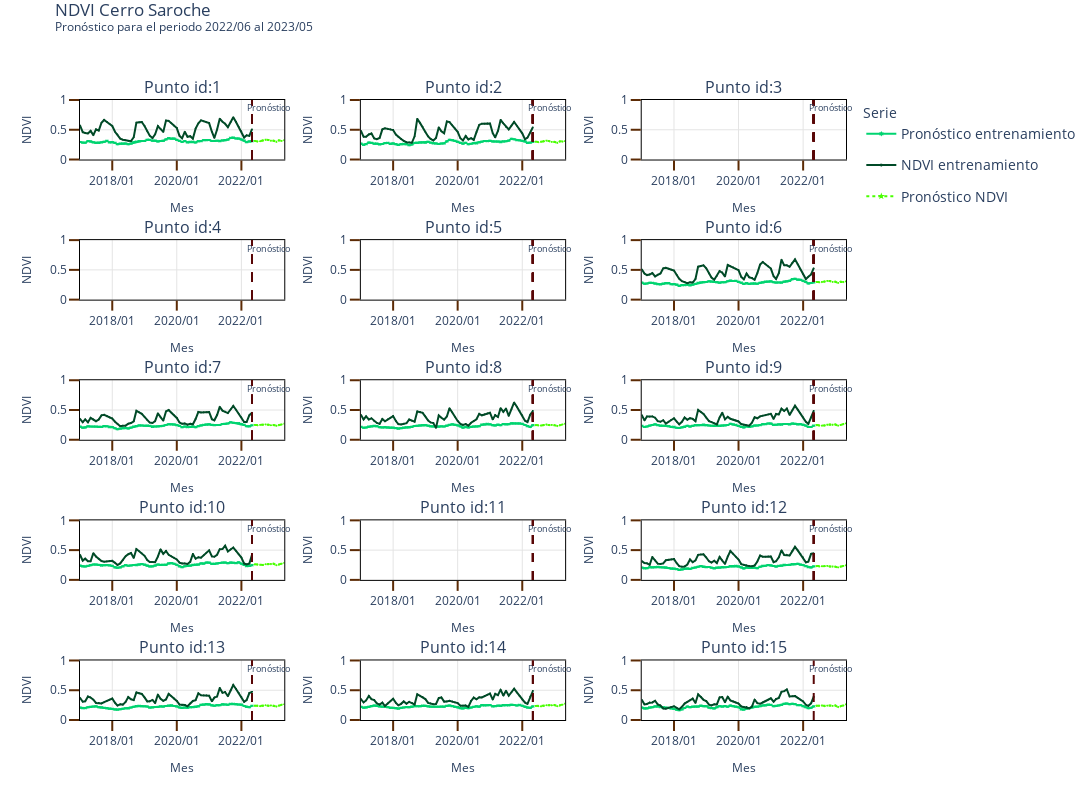

This figure's notebook cell:
### Code cell
rows=5
cols=3

list_id = list(range(1,16)) 

column_titles = list(map(lambda x: 'Punto id:' + str(int(x)), list_id))

fig = make_subplots(rows=rows,
                    cols=cols,
                    subplot_titles=column_titles,
                    horizontal_spacing=0.1,
                    vertical_spacing=0.13)


row_order = np.array(list_id).reshape(rows,cols).tolist()


for row in range(len(row_order)):

    list_row = row_order[row]
    for col in range(len(list_row)):
        

        data_fig = pd_analisis_ndvi\
                        .query(f"id_point=={row_order[row][col]}")\
                        .sort_values('periodo',ascending=True)

        ndvi_model_trace(data_fig, row=row+1, col=col+1,pd_periodo_null=pd_periodo_null)


#------------
fig['layout']['title']['y']=0.98
fig['layout']['margin']['t']=100

#------------
annotations_title = fig['layout']['annotations']

y_loc=0.8
yshift=4
annotations = []

for id_ in  list_id:
    
    xref='x{id_}'.format(id_=str(int(id_)))
    yref='y{id_}'.format(id_=str(int(id_)))
    
    titulo_annotations =  list(filter(lambda x: x.text=='Punto id:{id_}'.format(id_=int(id_)),
                                  annotations_title))[0]

    annotations= annotations+[
                dict(font=dict(size=16),
                    showarrow=titulo_annotations['showarrow'],
                    text=titulo_annotations['text'],
                    x=titulo_annotations['x'],
                    xanchor=titulo_annotations['xanchor'],
                    xref='paper',#xref,
                    y=titulo_annotations['y'],
                    yanchor=titulo_annotations['yanchor'],
                    yref='paper',#yref
                    ),
                dict(
                    x=pd_analisis_ndvi.query("type=='training'").periodo.max() + pd.DateOffset(months=6),
                    y=y_loc, # annotation point
                    xref=xref, 
                    yref=yref, 
                    text='Pronóstico',
                    showarrow=False,
                    yshift=yshift,
                    font=dict(size=9)
                  )
                    ]

fig['layout']['annotations'] = annotations

        
#------------       
fig.update_xaxes(tickformat="%Y/%m",showline=True, linewidth=1, linecolor='black', gridcolor='#E4E4E4',mirror=True,
                 ticks="outside", tickwidth=2, tickcolor='#5C2B05', ticklen=10)
fig.update_yaxes(showline=True, linewidth=1, linecolor='black', gridcolor='#E4E4E4',mirror=True,
                 ticks="outside", tickwidth=2, tickcolor='#5C2B05', ticklen=10)   

#------------
data_figure_pronostico = pd_analisis_ndvi.query("type=='prediction'").copy()
fig.update_layout( height=800,
                   width=1500,
                   #showlegend = True,
                   font = dict(size = 12),
                   template='plotly_white',
                   title_text="""NDVI Cerro Saroche
                        <br><sup>Pronóstico para el periodo {date_init} al {date_fin}</sup>
                        """.format(date_init=str(data_figure_pronostico['periodo'].min().strftime('%Y/%m')),
                                   date_fin=str(data_figure_pronostico['periodo'].max().strftime('%Y/%m'))),
                  legend_title_text='Serie',
                  legend_title = dict( font = dict(size = 14)),
                   uniformtext_minsize=8,
                   uniformtext_mode='hide',
                   legend = dict(font_size=14)
                 )

fig.write_image(f'./{park}/figures/narx_ndvi.png')

fig.show()
